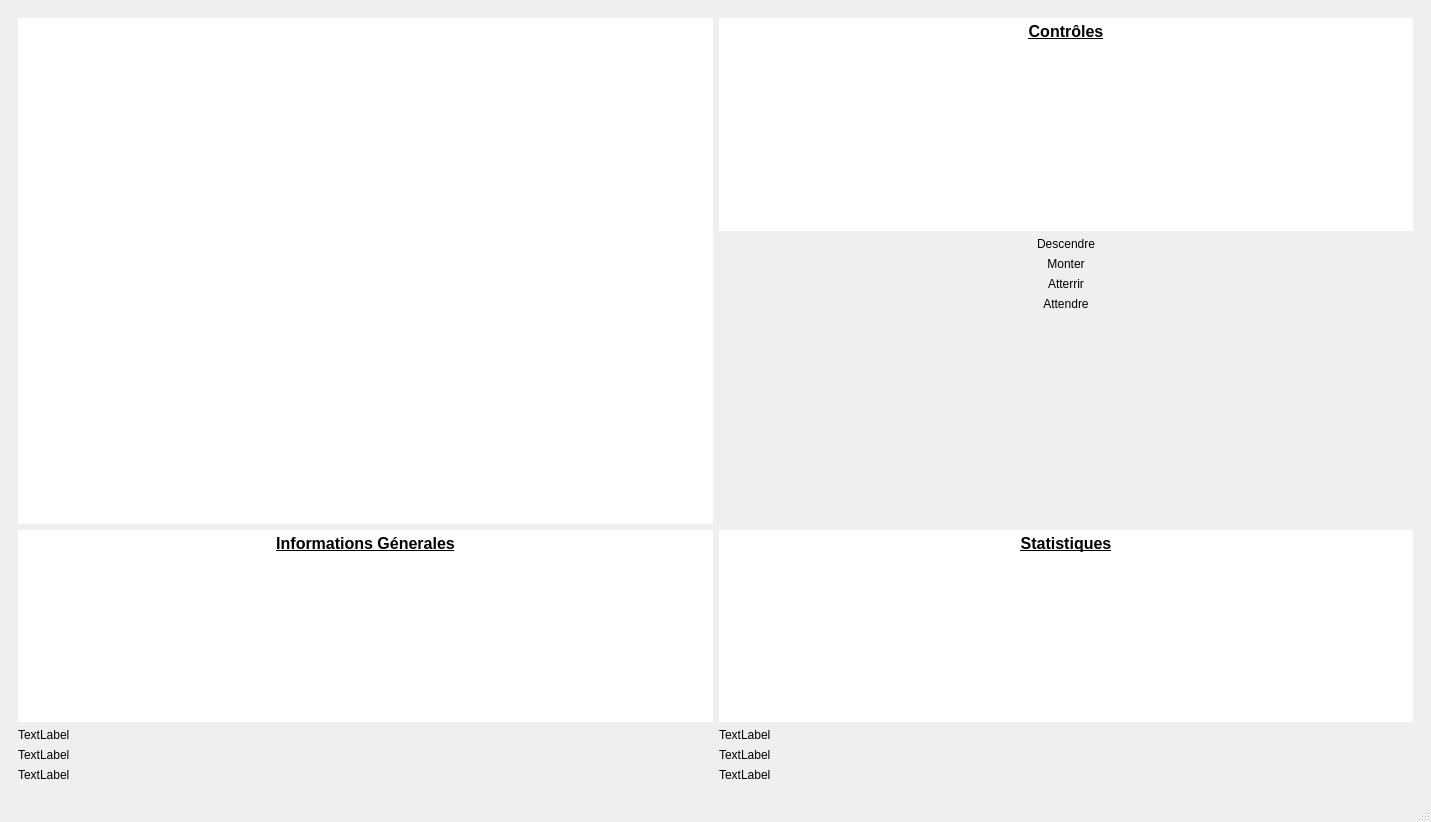
<?xml version="1.0" encoding="UTF-8"?>
<ui version="4.0">
 <class>MainWindow</class>
 <widget class="QMainWindow" name="MainWindow">
  <property name="geometry">
   <rect>
    <x>0</x>
    <y>0</y>
    <width>1431</width>
    <height>822</height>
   </rect>
  </property>
  <property name="windowTitle">
   <string>MainWindow</string>
  </property>
  <widget class="QWidget" name="centralwidget">
   <property name="autoFillBackground">
    <bool>false</bool>
   </property>
   <property name="styleSheet">
    <string notr="true"/>
   </property>
   <layout class="QVBoxLayout" name="verticalLayout_2">
    <item>
     <widget class="QFrame" name="frame">
      <property name="styleSheet">
       <string notr="true">border-color: rgb(85, 170, 255);border:5px;</string>
      </property>
      <property name="frameShape">
       <enum>QFrame::Shape::StyledPanel</enum>
      </property>
      <property name="frameShadow">
       <enum>QFrame::Shadow::Plain</enum>
      </property>
      <property name="lineWidth">
       <number>5</number>
      </property>
      <layout class="QVBoxLayout" name="verticalLayout_3">
       <item>
        <layout class="QGridLayout" name="gridLayout_2">
         <item row="0" column="2">
          <layout class="QVBoxLayout" name="verticalLayout_7">
           <item>
            <widget class="QTextBrowser" name="textBrowser">
             <property name="html">
              <string>&lt;!DOCTYPE HTML PUBLIC &quot;-//W3C//DTD HTML 4.0//EN&quot; &quot;http://www.w3.org/TR/REC-html40/strict.dtd&quot;&gt;
&lt;html&gt;&lt;head&gt;&lt;meta name=&quot;qrichtext&quot; content=&quot;1&quot; /&gt;&lt;meta charset=&quot;utf-8&quot; /&gt;&lt;style type=&quot;text/css&quot;&gt;
p, li { white-space: pre-wrap; }
hr { height: 1px; border-width: 0; }
li.unchecked::marker { content: &quot;\2610&quot;; }
li.checked::marker { content: &quot;\2612&quot;; }
&lt;/style&gt;&lt;/head&gt;&lt;body style=&quot; font-family:'Segoe UI'; font-size:9pt; font-weight:400; font-style:normal;&quot;&gt;
&lt;p align=&quot;center&quot; style=&quot; margin-top:0px; margin-bottom:0px; margin-left:0px; margin-right:0px; -qt-block-indent:0; text-indent:0px;&quot;&gt;&lt;span style=&quot; font-size:12pt; font-weight:700; text-decoration: underline;&quot;&gt;Contrôles&lt;/span&gt;&lt;/p&gt;&lt;/body&gt;&lt;/html&gt;</string>
             </property>
            </widget>
           </item>
           <item>
            <widget class="QPushButton" name="Descendre">
             <property name="text">
              <string>Descendre</string>
             </property>
            </widget>
           </item>
           <item>
            <widget class="QPushButton" name="Monter">
             <property name="text">
              <string>Monter</string>
             </property>
            </widget>
           </item>
           <item>
            <widget class="QPushButton" name="Atterrir">
             <property name="text">
              <string>Atterrir</string>
             </property>
            </widget>
           </item>
           <item>
            <widget class="QPushButton" name="Attendre">
             <property name="text">
              <string>Attendre</string>
             </property>
            </widget>
           </item>
           <item>
            <spacer name="verticalSpacer_2">
             <property name="orientation">
              <enum>Qt::Orientation::Vertical</enum>
             </property>
             <property name="sizeHint" stdset="0">
              <size>
               <width>20</width>
               <height>40</height>
              </size>
             </property>
            </spacer>
           </item>
           <item>
            <layout class="QVBoxLayout" name="verticalLayout">
             <item>
              <widget class="QTextBrowser" name="textBrowser_2">
               <property name="html">
                <string>&lt;!DOCTYPE HTML PUBLIC &quot;-//W3C//DTD HTML 4.0//EN&quot; &quot;http://www.w3.org/TR/REC-html40/strict.dtd&quot;&gt;
&lt;html&gt;&lt;head&gt;&lt;meta name=&quot;qrichtext&quot; content=&quot;1&quot; /&gt;&lt;meta charset=&quot;utf-8&quot; /&gt;&lt;style type=&quot;text/css&quot;&gt;
p, li { white-space: pre-wrap; }
hr { height: 1px; border-width: 0; }
li.unchecked::marker { content: &quot;\2610&quot;; }
li.checked::marker { content: &quot;\2612&quot;; }
&lt;/style&gt;&lt;/head&gt;&lt;body style=&quot; font-family:'Segoe UI'; font-size:9pt; font-weight:400; font-style:normal;&quot;&gt;
&lt;p align=&quot;center&quot; style=&quot; margin-top:0px; margin-bottom:0px; margin-left:0px; margin-right:0px; -qt-block-indent:0; text-indent:0px;&quot;&gt;&lt;span style=&quot; font-size:12pt; font-weight:700; text-decoration: underline;&quot;&gt;Statistiques&lt;/span&gt;&lt;/p&gt;&lt;/body&gt;&lt;/html&gt;</string>
               </property>
              </widget>
             </item>
             <item>
              <widget class="QLabel" name="Avion">
               <property name="text">
                <string>TextLabel</string>
               </property>
              </widget>
             </item>
             <item>
              <widget class="QLabel" name="Temps">
               <property name="text">
                <string>TextLabel</string>
               </property>
              </widget>
             </item>
             <item>
              <widget class="QLabel" name="Score">
               <property name="text">
                <string>TextLabel</string>
               </property>
              </widget>
             </item>
            </layout>
           </item>
          </layout>
         </item>
         <item row="0" column="1">
          <layout class="QVBoxLayout" name="verticalLayout_10">
           <item>
            <widget class="QGraphicsView" name="graphicsView">
             <property name="sizePolicy">
              <sizepolicy hsizetype="Expanding" vsizetype="Expanding">
               <horstretch>0</horstretch>
               <verstretch>0</verstretch>
              </sizepolicy>
             </property>
            </widget>
           </item>
           <item>
            <widget class="QTextBrowser" name="textBrowser_3">
             <property name="sizePolicy">
              <sizepolicy hsizetype="Expanding" vsizetype="Minimum">
               <horstretch>0</horstretch>
               <verstretch>0</verstretch>
              </sizepolicy>
             </property>
             <property name="html">
              <string>&lt;!DOCTYPE HTML PUBLIC &quot;-//W3C//DTD HTML 4.0//EN&quot; &quot;http://www.w3.org/TR/REC-html40/strict.dtd&quot;&gt;
&lt;html&gt;&lt;head&gt;&lt;meta name=&quot;qrichtext&quot; content=&quot;1&quot; /&gt;&lt;meta charset=&quot;utf-8&quot; /&gt;&lt;style type=&quot;text/css&quot;&gt;
p, li { white-space: pre-wrap; }
hr { height: 1px; border-width: 0; }
li.unchecked::marker { content: &quot;\2610&quot;; }
li.checked::marker { content: &quot;\2612&quot;; }
&lt;/style&gt;&lt;/head&gt;&lt;body style=&quot; font-family:'Segoe UI'; font-size:9pt; font-weight:400; font-style:normal;&quot;&gt;
&lt;p align=&quot;center&quot; style=&quot; margin-top:0px; margin-bottom:0px; margin-left:0px; margin-right:0px; -qt-block-indent:0; text-indent:0px;&quot;&gt;&lt;span style=&quot; font-size:12pt; font-weight:700; text-decoration: underline;&quot;&gt;Informations Génerales&lt;/span&gt;&lt;/p&gt;&lt;/body&gt;&lt;/html&gt;</string>
             </property>
            </widget>
           </item>
           <item>
            <widget class="QLabel" name="Vitesse">
             <property name="text">
              <string>TextLabel</string>
             </property>
            </widget>
           </item>
           <item>
            <widget class="QLabel" name="Carburant">
             <property name="text">
              <string>TextLabel</string>
             </property>
            </widget>
           </item>
           <item>
            <widget class="QLabel" name="Altitude">
             <property name="text">
              <string>TextLabel</string>
             </property>
            </widget>
           </item>
          </layout>
         </item>
        </layout>
       </item>
      </layout>
     </widget>
    </item>
   </layout>
  </widget>
  <widget class="QMenuBar" name="menubar">
   <property name="geometry">
    <rect>
     <x>0</x>
     <y>0</y>
     <width>1431</width>
     <height>33</height>
    </rect>
   </property>
  </widget>
  <widget class="QStatusBar" name="statusbar"/>
 </widget>
 <resources/>
 <connections/>
 <slots>
  <slot>demo()</slot>
 </slots>
</ui>
